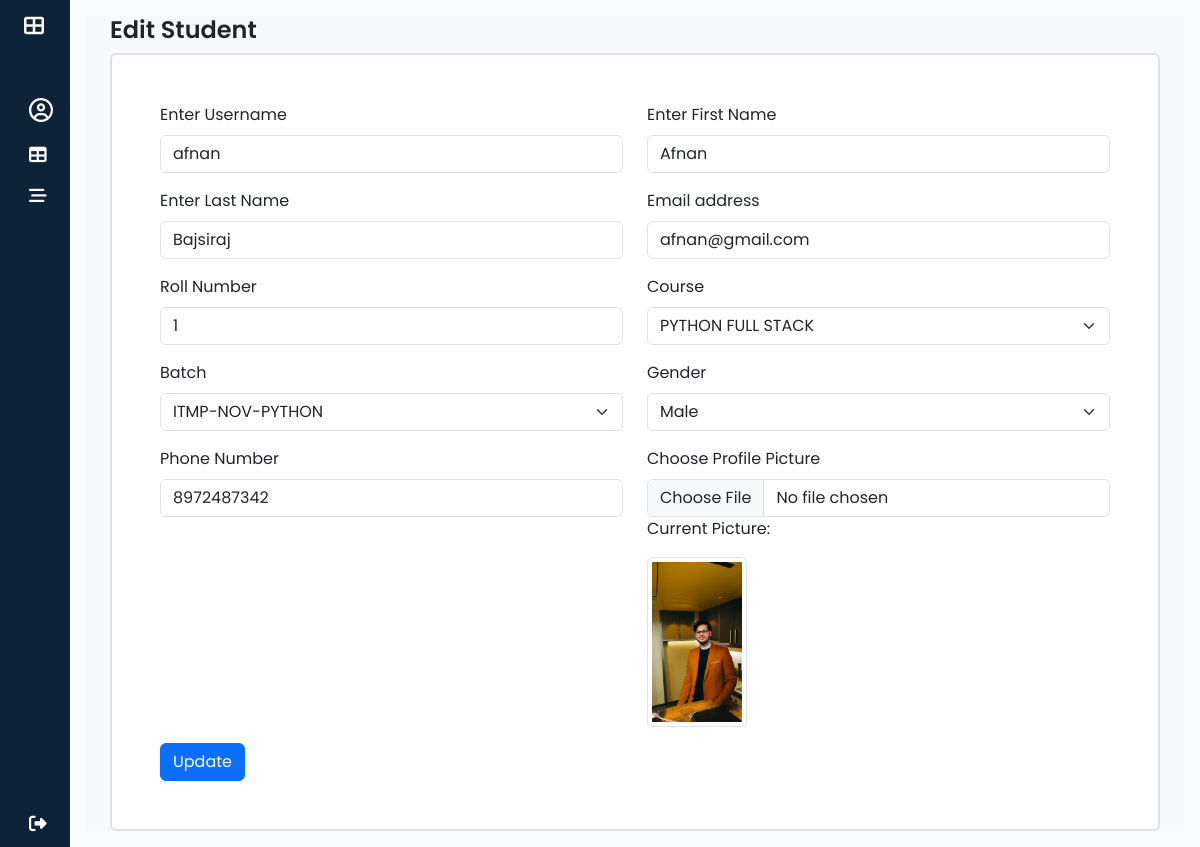
/admins/students/update/29/, run on the app's committed database.
### attendance/models.py (models this page shows, shortened)
class Student(models.Model):
    id = models.AutoField(primary_key=True)
    user = models.OneToOneField(User, on_delete=models.CASCADE, related_name="student_model")
    course_id = models.ForeignKey(Course, on_delete=models.DO_NOTHING, null=True, blank=True)
    batch = models.ForeignKey(Batch, on_delete=models.DO_NOTHING, null=True, blank=True,related_name="students")
    roll_no = models.CharField(max_length=10)
    phone_no = models.CharField(max_length=10, unique=True, null=True, blank=True)
    email = models.EmailField()
    gender = models.CharField(max_length=10,default='male',null=True,blank=True)
    address = models.TextField(null=True,blank=True)
    profile_pic = models.FileField(upload_to='profile_pics/',null=True,blank=True)
    is_active = models.BooleanField(default=True)
    created_at = models.DateTimeField(auto_now_add=True,blank=True,null=True)
    updated_at = models.DateTimeField(auto_now=True,blank=True,null=True)

class User(AbstractUser):
    USER_TYPE = [
        ('ADMIN', 'Admin'),
        ('STUDENT','student'),
        ('TEACHER','teacher'),
    ]
    user_type = models.CharField(max_length=25,choices = USER_TYPE,default='STUDENT',null=False,blank=False)
    profile_pic = models.ImageField(upload_to='profile_pics/',null=True,blank=True)
    email_verified = models.BooleanField(default=False)
    otp = models.CharField(max_length=6, blank=True, null=True)
    groups = models.ManyToManyField(
        Group,
        related_name="custom_user_groups",  # Avoids conflict with auth.User.groups
        blank=True
    )
    user_permissions = models.ManyToManyField(
        Permission,
        related_name="custom_user_permissions",  # Avoids conflict with auth.User.user_permissions
        blank=True
    )

class Course(models.Model):
    name = models.CharField(max_length=100,unique=True)
    created_at = models.DateTimeField(auto_now_add=True)
    updated_at = models.DateTimeField(auto_now=True)

class Batch(models.Model):
    name = models.CharField(max_length=100, unique=True)
    course = models.ForeignKey(Course, on_delete=models.CASCADE, related_name="batches")

### ITP_STU_ATTENDANCE/adminViews.py (the view, shortened to what this page needs)
# urls.py: path('admins/students/update/<int:id>/',adminViews.student_edit,name="student_edit"),
def student_edit(request, id):
    student = get_object_or_404(Student, user_id=id)
    user = student.user
    courses = Course.objects.all()
    batches = Batch.objects.all()
    return render(request, 'admin/editStudent.html', {'courses': courses, 'student': student ,'batches':batches})

### templates/admin/editStudent.html (shortened to what this page needs)
{% extends "base.html" %}
{% block content %}
    <section class="container-fluid bg-light" id="main-content">
        <section class="container">
            <h1>Edit Student</h1>
            <div class="content bg-white p-5 my-auto border border-2 rounded">
                <form method="POST" enctype="multipart/form-data">
                    <div class="row">
                        <div class="mb-3 col-12 col-md-6">
                            <label for="username" class="form-label">Enter Username</label>
                            <input type="text" class="form-control" id="username" name="username" value="{{ student.user.username }}" placeholder="Username">
                        </div>
                        <div class="mb-3 col-12 col-md-6">
                            <label for="FirstName" class="form-label">Enter First Name</label>
                            <input type="text" class="form-control" id="FirstName" name="firstname" value="{{ student.user.first_name }}" placeholder="First Name">
                        </div>
                        <div class="mb-3 col-12 col-md-6">
                            <label for="LastName" class="form-label">Enter Last Name</label>
                            <input type="text" class="form-control" id="LastName" name="lastname" value="{{ student.user.last_name }}" placeholder="Last Name">
                        </div>
                        <div class="mb-3 col-12 col-md-6">
                          <label for="Email" class="form-label">Email address</label>
                          <input type="email" class="form-control" id="Email" name="email" value="{{ student.user.email }}" placeholder="Enter email">
                        </div>
                        <div class="mb-3 col-12 col-md-6">
                            <label for="rollno" class="form-label">Roll Number</label>
                            <input type="text" class="form-control" id="rollno" name="rollno" value="{{ student.roll_no }}" placeholder="Enter Your Roll No">
                        </div>
                        <div class="mb-3 col-12 col-md-6">
                            <label for="course" class="form-label">Course</label>
                            <select class="form-select" name="course">
                                {% for course in courses %}
                                    <option value="{{ course.id }}" {% if student.course_id.id == course.id %}selected{% endif %}>{{ course.name }}</option>
                                {% endfor %}
                            </select>
                        </div>
                        <div class="mb-3 col-12 col-md-6">
                            <label for="batch" class="form-label">Batch</label>
                            <select class="form-select" name="batch">
                                {% for batch in batches %}
                                    <option value="{{ batch.id }}" {% if student.batch.id == batch.id %}selected{% endif %}>{{ batch.name }}</option>
                                {% endfor %}
                            </select>
                        </div>
                        <div class="mb-3 col-12 col-md-6">
                            <label for="gender" class="form-label">Gender</label>
                            <select class="form-select" name="gender">
                                <option value="male" {% if student.gender == 'male' %}selected{% endif %}>Male</option>
                            </select>
                        </div>
                        <div class="mb-3 col-12 col-md-6">
                            <label for="phonono" class="form-label">Phone Number</label>
                            <input type="tel" class="form-control" id="phonono" name="phonono" value="{{ student.phone_no }}" maxlength="10" placeholder="Enter Phone Number">
                        </div>
                        <div class="mb-3 col-12 col-md-6">
                            <label for="formFile" class="form-label">Choose Profile Picture</label>
                            <input class="form-control" type="file" id="formFile" name="profile">
                            {% if student.profile_pic %}
                                <p>Current Picture:</p>
                                <img src="{{ student.profile_pic.url }}" alt="Profile Picture" class="img-thumbnail" width="100">
                            {% endif %}
                        </div>
                    </div>
                    <button type="submit" class="btn btn-primary">Update</button>
                </form>
            </div>
        </section>
    </section>
{% endblock content %}

### static/css/sidebar.css (style rules this page uses)
h1 { font-weight: 600; font-size: 1.5rem; }
body { font-family: 'Poppins', sans-serif; }

### data on the page
Student: username "afnan", firstname "Afnan", lastname "Bajsiraj", email "afnan@gmail.com", rollno "1", course "PYTHON FULL STACK", batch "ITMP-NOV-PYTHON", gender "Male", phonono "8972487342", profile_pic (picture)
